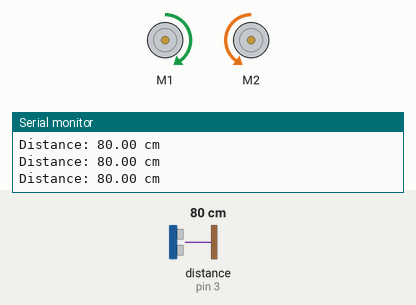
A sketch run on a simulated Arduino Uno, built with avr-gcc and run on an emulated ATmega328P. On the bench: 2 × DC motor (green arrow = forward, orange = backward, longer = faster), the last lines printed to the serial monitor. The test bench sets the inputs (shaded band); at power-on: distance to the obstacle (sensor on pin 3) 80 cm.

Above: at 1.2 s.
1.3 s: distance to the obstacle (sensor on pin 3) set to 13 cm
2.8 s: distance to the obstacle (sensor on pin 3) set to 10 cm
At 4.5 s:
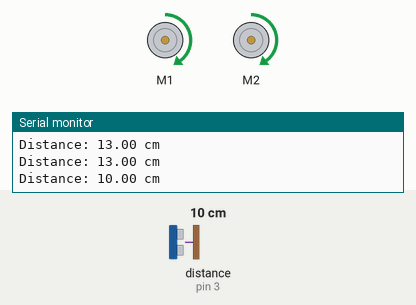
5.8 s: distance to the obstacle (sensor on pin 3) set to 18 cm
At 7.1 s:
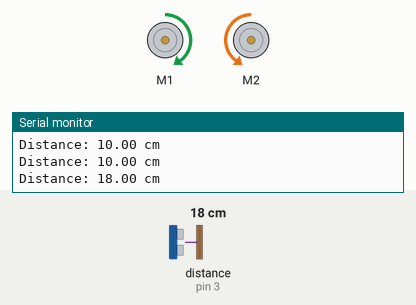
8.1 s: distance to the obstacle (sensor on pin 3) set to 2 cm
At 8.6 s:
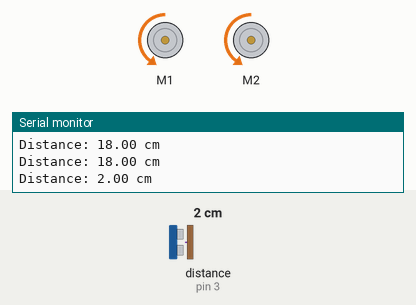
Timing chart, 0 to 12.1 s (numbered marks = the images above; inputs shaded):
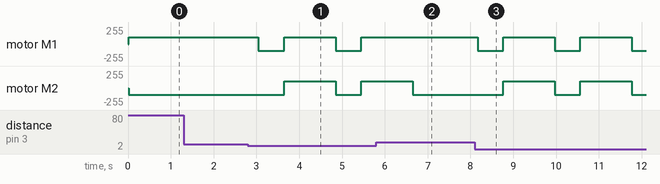

The sketch:

sketch_dec3a.ino
```cpp
#include <Arduino.h>
#include <MeMCore.h>

 MeDCMotor motor1(M1);
MeDCMotor motor2(M2);
MeUltrasonicSensor ultraSonic(PORT_3);
void moveForward(){

  motor1.run(100);
  motor2.run(-100);

}
void turnLeft(){
  motor1.run(100);
  motor2.run(100);

}
void turnRight(){

  motor1.run(-100);
  motor2.run(-100);

  }
void moveBackward(){
  motor1.run(-100);
  motor2.run(100);

}
void setup() {
  Serial.begin(9600);

}

void loop() {
  Serial.print("Distance: ");
  Serial.print(ultraSonic.distanceCm());
  Serial.println(" cm");

  if (ultraSonic.distanceCm()<=11){
     turnRight();
     delay(600);

     if(ultraSonic.distanceCm()<=11){
      turnLeft();
      delay(1200);

      }
  }
  else{
    moveForward();
    delay(500);

  }
}
```

Measured:
- the behaviour switches between 12 and 11 cm on distance to the obstacle (sensor on pin 3) (found by bisection; images 0 and 1)
- after the input at 2.8 s, motor M1: alternates forward 100/255 for 1.2 s and backward 100/255 for 0.60 s, starting after 0.25 s; motor M2: backward 100/255 → forward 100/255 after 0.85 s, → backward 100/255 1.2 s later, → forward 100/255 0.60 s later
- after the input at 5.8 s, motor M1: stays forward 100/255 (without the input it goes to backward 100/255 after 0.86 s); motor M2: goes on until 6.7 s, then stays backward 100/255
- after the input at 8.1 s, motor M1: alternates forward 100/255 for 1.2 s and backward 100/255 for 0.60 s, starting after 0.07 s; motor M2: alternates forward 100/255 for 1.2 s and backward 100/255 for 0.60 s, starting after 0.67 s
